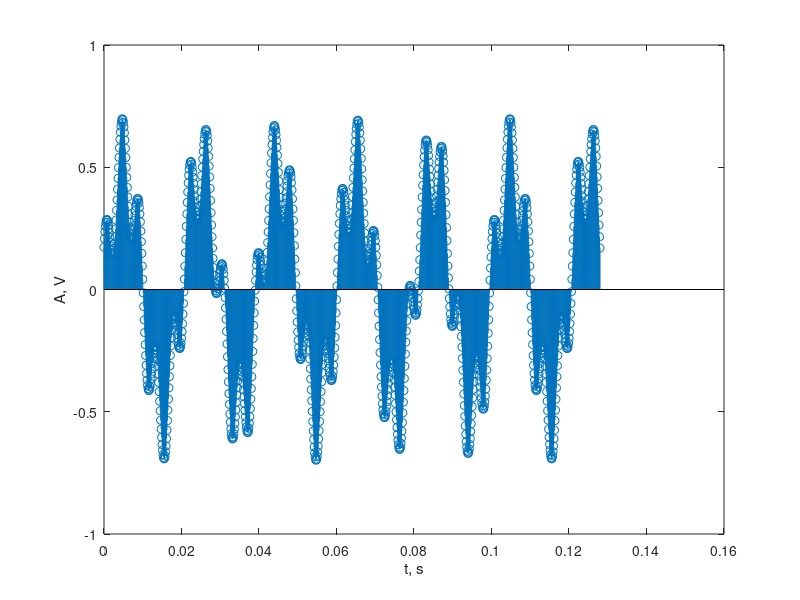
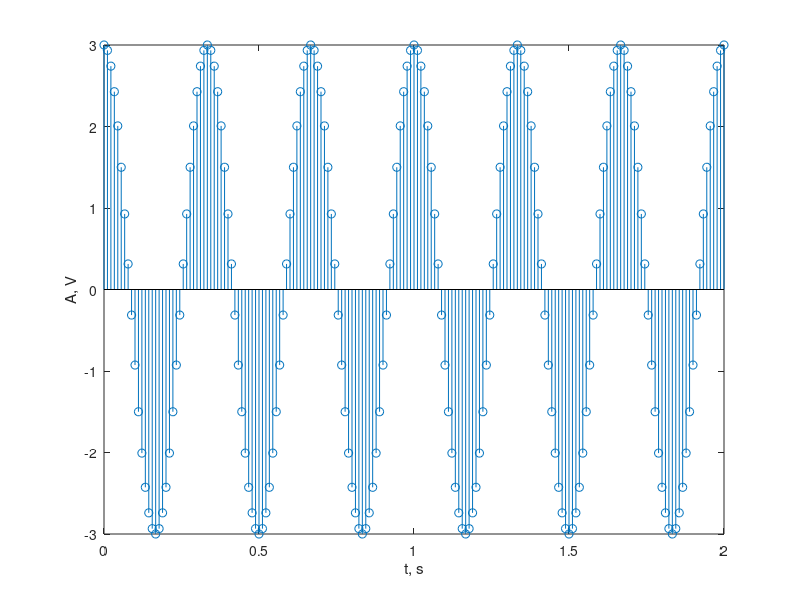
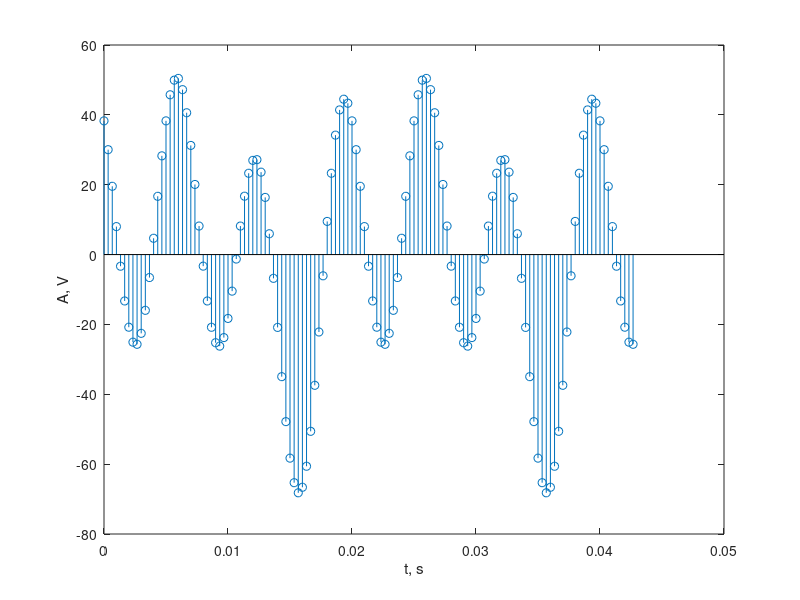
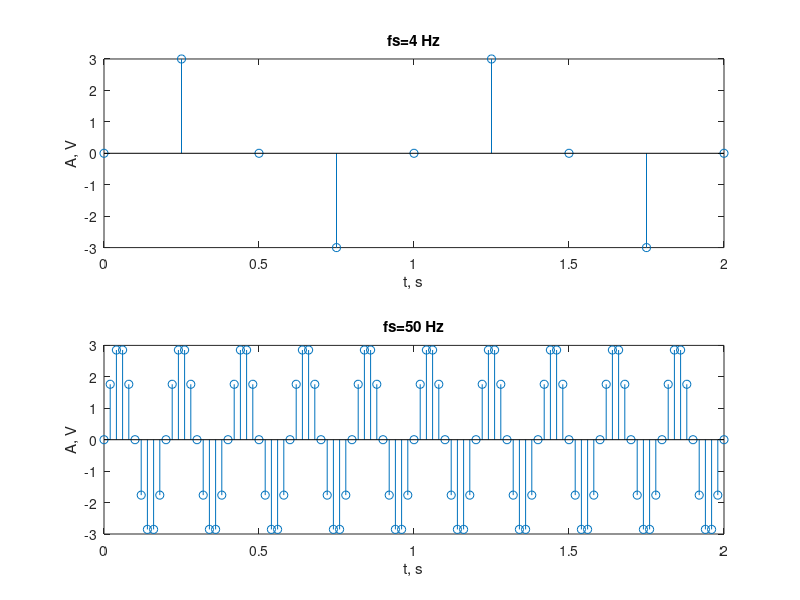

The MATLAB source for these figures, in order:
figure(1)
fs=8000;
t = 0 : 1/fs : 1024/fs;
x = 0.5*sin(2*pi*50*t)+0.2*sin(2*pi*230*t+pi/3);
stem(t,x);
xlabel('t, s');, ylabel('A, V');

figure(2)
fs=90;
t = 0 : 1/fs : 2;
x = 3*cos(2*pi*3*t);
stem(t,x);
xlabel('t, s');, ylabel('A, V');
%A=3V,f=3Hz, fs=90 Hz, phi=0 

figure(3)
fs=3000;
t = 0 : 1/fs : 128/fs;
x = 10*sin(pi*200*t+pi/2)+20*sin(pi*100*t)-40*sin(pi*300*t-pi/4);
stem(t,x);
xlabel('t, s');, ylabel('A, V');

figure(4)
fs=4;
t = 0 : 1/fs : 2;
x = 3*sin(2*pi*5*t);
subplot(2,1,1);, stem(t,x);
xlabel('t, s');, ylabel('A, V');,title('fs=4 Hz');
fs=50;
t = 0 : 1/fs : 2;
x = 3*sin(2*pi*5*t);
subplot(2,1,2);, stem(t,x);
xlabel('t, s');, ylabel('A, V');,title('fs=50 Hz');

figure(5)
t=0:1/60:2;
x=sawtooth(12.566*t,0.5);
subplot(2,1,1), plot(t,x);
title('Semnalul');, xlabel('Timpul t');, ylabel('Amplitudinea');
subplot(2,1,2), stem(t,x);
title('Semnalul esantionat');, xlabel('Timpul t');, ylabel('Amplitudinea');
